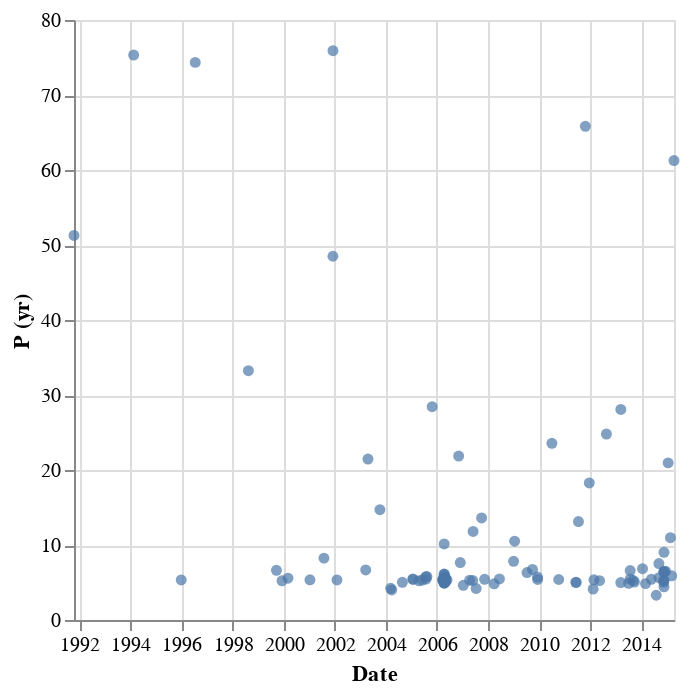

The code cell stored with this chart in its notebook:
### Code cell
alt.Chart(df).mark_circle().encode(
    x = alt.X("Date:T"),
    y = alt.Y("P (yr):Q")
)

### Figure 1 — Vega-Lite specification as saved in the notebook (floating-point values rounded to 4 significant figures; data arrays with more than 128 entries replaced by an {"elided": "..."} marker saying what was removed)
{"config": {"view": {"continuousWidth": 300, "continuousHeight": 300}}, "data": {"name": "data-0d8c3663670c21e8855b60064e8c6949"}, "mark": {"type": "circle"}, "encoding": {"x": {"field": "Date", "type": "temporal"}, "y": {"field": "P (yr)", "type": "quantitative"}}, "$schema": "https://vega.github.io/schema/vega-lite/v5.20.1.json", "datasets": {"data-0d8c3663670c21e8855b60064e8c6949": {"elided": "146 records"}}}
